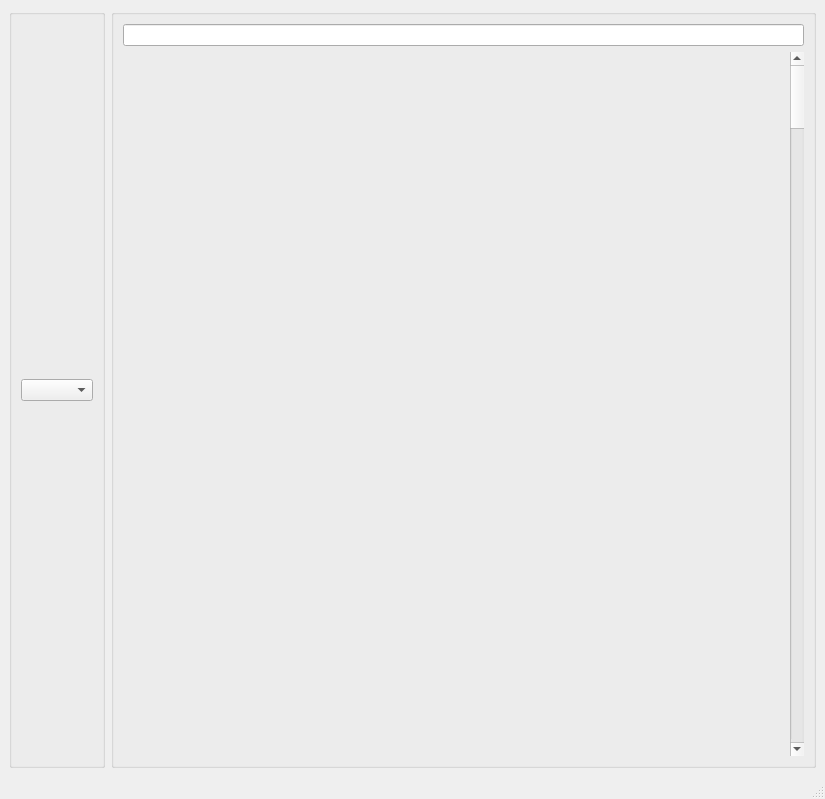
<?xml version="1.0" encoding="UTF-8"?>
<ui version="4.0">
 <class>form</class>
 <widget class="QMainWindow" name="form">
  <property name="geometry">
   <rect>
    <x>0</x>
    <y>0</y>
    <width>825</width>
    <height>799</height>
   </rect>
  </property>
  <property name="windowTitle">
   <string>MainWindow</string>
  </property>
  <property name="layoutDirection">
   <enum>Qt::LeftToRight</enum>
  </property>
  <widget class="QWidget" name="centralwidget">
   <layout class="QHBoxLayout" name="horizontalLayout">
    <item>
     <widget class="QGroupBox" name="filter">
      <property name="title">
       <string/>
      </property>
      <layout class="QVBoxLayout" name="verticalLayout">
       <item>
        <widget class="QComboBox" name="comboBox"/>
       </item>
      </layout>
     </widget>
    </item>
    <item>
     <widget class="QGroupBox" name="moviesSelection">
      <property name="minimumSize">
       <size>
        <width>0</width>
        <height>726</height>
       </size>
      </property>
      <property name="layoutDirection">
       <enum>Qt::RightToLeft</enum>
      </property>
      <property name="title">
       <string/>
      </property>
      <layout class="QVBoxLayout" name="verticalLayout_2">
       <item>
        <widget class="QLineEdit" name="searchBar"/>
       </item>
       <item>
        <widget class="QScrollBar" name="verticalScrollBar">
         <property name="layoutDirection">
          <enum>Qt::RightToLeft</enum>
         </property>
         <property name="orientation">
          <enum>Qt::Vertical</enum>
         </property>
        </widget>
       </item>
      </layout>
     </widget>
    </item>
   </layout>
  </widget>
  <widget class="QMenuBar" name="menubar">
   <property name="geometry">
    <rect>
     <x>0</x>
     <y>0</y>
     <width>825</width>
     <height>26</height>
    </rect>
   </property>
  </widget>
  <widget class="QStatusBar" name="statusbar"/>
 </widget>
 <resources/>
 <connections/>
</ui>
